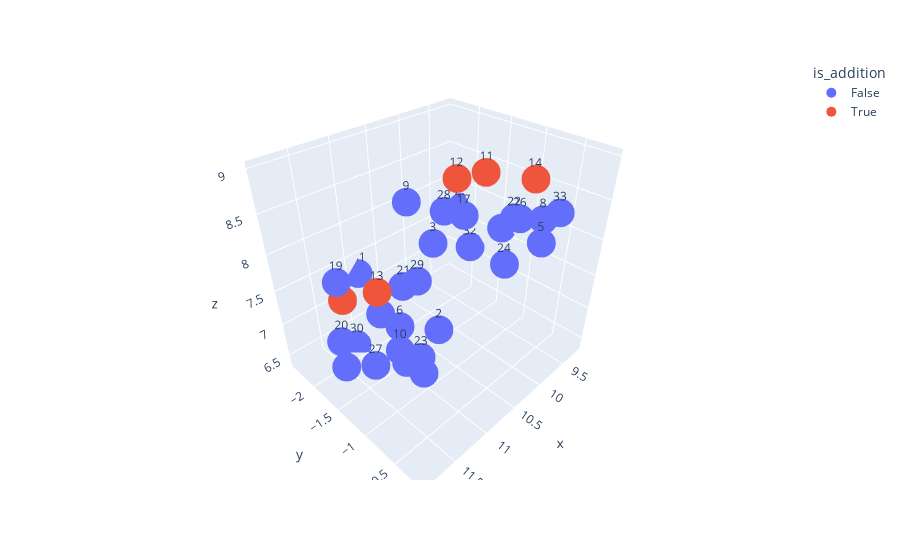

Source (notebook cell):
### Code cell
import plotly.express as px

fig = px.scatter_3d(tf_idf_reduced, y="y", x="x", z="z", text="chapter", color="is_addition")
fig.update_traces(marker_size=10)
fig.show()

### Figure 1 — Plotly figure (JSON) as saved in the notebook; plotly's stock layout.template omitted (floating-point values rounded to 4 significant figures)
{"data": [{"hovertemplate": "is_addition=False<br>x=%{x}<br>y=%{y}<br>z=%{z}<br>chapter=%{text}<extra></extra>", "legendgroup": "False", "marker": {"color": "#636efa", "size": 10, "symbol": "circle"}, "mode": "markers+text", "name": "False", "scene": "scene", "showlegend": true, "text": ["1", "2", "3", "4", "5", "6", "7", "8", "9", "10", "16", "17", "18", "19", "20", "21", "22", "23", "24", "25", "26", "27", "28", "29", "30", "31", "32", "33"], "type": "scatter3d", "x": [9.197, 10.64, 9.635, 11.04, 9.989, 10.75, 11.58, 9.624, 10.66, 11.88, 11.64, 11.04, 11.26, 11.47, 11.52, 10.25, 10.65, 11.65, 10.04, 9.209, 9.311, 11.75, 9.645, 11.66, 11.2, 10.88, 9.268, 10.04], "y": [-1.457, -1.187, -2.309, -1.343, -0.3389, -1.788, -1.849, -0.5775, -1.669, -0.4096, -0.9835, -0.4809, -0.7948, -1.979, -1.975, -2.292, -0.2336, -0.411, -0.743, -2.166, -1.101, -0.9874, -2.084, -0.4124, -2.153, -2.421, -1.932, -0.1485], "z": [7.615, 6.908, 7.192, 6.53, 8.231, 6.652, 6.473, 8.267, 8.46, 7.956, 7.872, 8.914, 6.919, 7.642, 6.774, 6.765, 8.838, 7.705, 7.793, 7.662, 7.942, 7.254, 7.799, 8.578, 6.386, 7.237, 7.139, 8.679]}, {"hovertemplate": "is_addition=True<br>x=%{x}<br>y=%{y}<br>z=%{z}<br>chapter=%{text}<extra></extra>", "legendgroup": "True", "marker": {"color": "#EF553B", "size": 10, "symbol": "circle"}, "mode": "markers+text", "name": "True", "scene": "scene", "showlegend": true, "text": ["11", "12", "13", "14", "15"], "type": "scatter3d", "x": [10.12, 10.67, 11.79, 9.722, 11.38], "y": [-1.019, -0.9138, -0.7952, -0.6721, -2.052], "z": [8.845, 8.994, 8.325, 8.752, 7.289]}], "layout": {"legend": {"title": {"text": "is_addition"}, "tracegroupgap": 0}, "margin": {"t": 60}, "scene": {"domain": {"x": [0, 1], "y": [0, 1]}, "xaxis": {"title": {"text": "x"}}, "yaxis": {"title": {"text": "y"}}, "zaxis": {"title": {"text": "z"}}}}}
